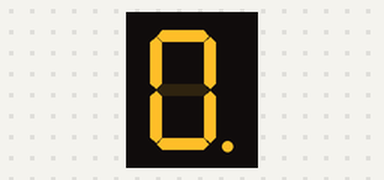
A sketch run on a simulated Arduino Uno, built with avr-gcc and run on an emulated ATmega328P. On the bench: 1-digit seven-segment display. Wiring (inferred from the names in the program): 1-digit 7-segment display, segments lit when LOW: segments pin 2, pin 1, pin 6, pin 7, pin 8, pin 3, pin 4, pin 5. The segment pins are drawn as the display they are named for.

Above: at 0.28 s.
At 2.31 s:
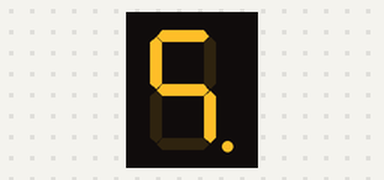
At 7.66 s:
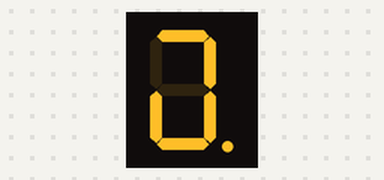
At 18.27 s:
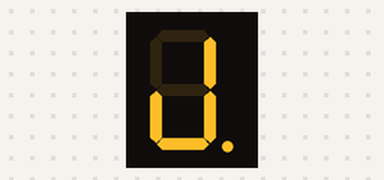
At 28.01 s:
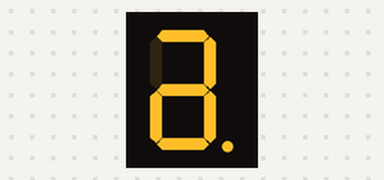
At 38.15 s:
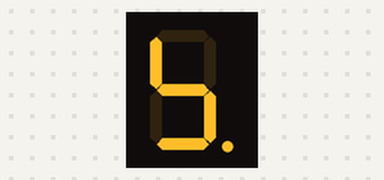

The sketch:

display_de_7_segmentos1.ino
```cpp
byte B = 1;
byte A = 2;
byte F = 3;
byte G = 4;
byte DP = 5;
byte C = 6;
byte D = 7;
byte E = 8;

byte t = 1000;

void setup()
{
  pinMode(B, OUTPUT);
  pinMode(A, OUTPUT);
  pinMode(F, OUTPUT);
  pinMode(G, OUTPUT);
  pinMode(DP, OUTPUT);
  pinMode(C, OUTPUT);
  pinMode(D, OUTPUT);
  pinMode(E, OUTPUT);

  digitalWrite(DP, LOW);
}

void loop()
{
  cero();
  delay(t);

  uno();
  delay(t);

  dos();
  delay(t);

  tres();
  delay(t);

  cuatro();
  delay(t);

  cinco();
  delay(t);

  seis();
  delay(t);

  siete();
  delay(t);

  ocho();
  delay(t);

  nueve();
  delay(t);
}

void cero(){
  digitalWrite(B, LOW);
  delay(30);
  digitalWrite(A, LOW);
  delay(30);
  digitalWrite(F, LOW);
  delay(30);
  digitalWrite(G, HIGH);
  delay(30);
  digitalWrite(C, LOW);
  delay(30);
  digitalWrite(D, LOW);
  delay(30);
  digitalWrite(E, LOW);
  delay(30);
}

void uno(){
  digitalWrite(B, LOW);
  delay(30);
  digitalWrite(A, HIGH);
  delay(30);
  digitalWrite(F, HIGH);
  delay(30);
  digitalWrite(G, HIGH);
  delay(30);
  digitalWrite(C, LOW);
  delay(30);
  digitalWrite(D, HIGH);
  delay(30);
  digitalWrite(E, HIGH);
  delay(30);
}

void dos(){
  digitalWrite(B, LOW);
  delay(30);
  digitalWrite(A, LOW);
  delay(30);
  digitalWrite(F, HIGH);
  delay(30);
  digitalWrite(G, LOW);
  delay(30);
  digitalWrite(C, HIGH);
  delay(30);
  digitalWrite(D, LOW);
  delay(30);
  digitalWrite(E, LOW);
  delay(30);
}

void tres(){
  digitalWrite(B, LOW);
  delay(30);
  digitalWrite(A, LOW);
  delay(30);
  digitalWrite(F, HIGH);
  delay(30);
  digitalWrite(G, LOW);
  delay(30);
  digitalWrite(C, LOW);
  delay(30);
  digitalWrite(D, LOW);
  delay(30);
  digitalWrite(E, HIGH);
  delay(30);
}

void cuatro(){
  digitalWrite(B, LOW);
  delay(30);
  digitalWrite(A, HIGH);
  delay(30);
  digitalWrite(F, LOW);
  delay(30);
  digitalWrite(G, LOW);
  delay(30);
  digitalWrite(C, LOW);
  delay(30);
  digitalWrite(D, HIGH);
  delay(30);
  digitalWrite(E, HIGH);
  delay(30);
}

void cinco(){
  digitalWrite(B, HIGH);
  delay(30);
  digitalWrite(A, LOW);
  delay(30);
  digitalWrite(F, LOW);
  delay(30);
  digitalWrite(G, LOW);
  delay(30);
  digitalWrite(C, LOW);
  delay(30);
  digitalWrite(D, LOW);
  delay(30);
  digitalWrite(E, HIGH);
  delay(30);
}

void seis(){
  digitalWrite(B, HIGH);
  delay(30);
  digitalWrite(A, HIGH);
  delay(30);
  digitalWrite(F, LOW);
  delay(30);
  digitalWrite(G, LOW);
  delay(30);
  digitalWrite(C, LOW);
  delay(30);
  digitalWrite(D, LOW);
  delay(30);
  digitalWrite(E, LOW);
  delay(30);
}

void siete(){
  digitalWrite(B, LOW);
  delay(30);
  digitalWrite(A, LOW);
  delay(30);
  digitalWrite(F, HIGH);
  delay(30);
  digitalWrite(G, HIGH);
  delay(30);
  digitalWrite(C, LOW);
  delay(30);
  digitalWrite(D, HIGH);
  delay(30);
  digitalWrite(E, HIGH);
  delay(30);
}

void ocho(){
  digitalWrite(B, LOW);
  delay(30);
  digitalWrite(A, LOW);
  delay(30);
  digitalWrite(F, LOW);
  delay(30);
  digitalWrite(G, LOW);
  delay(30);
  digitalWrite(C, LOW);
  delay(30);
  digitalWrite(D, LOW);
  delay(30);
  digitalWrite(E, LOW);
  delay(30);
}

void nueve(){
  digitalWrite(B, LOW);
  delay(30);
  digitalWrite(A, LOW);
  delay(30);
  digitalWrite(F, LOW);
  delay(30);
  digitalWrite(G, LOW);
  delay(30);
  digitalWrite(C, LOW);
  delay(30);
  digitalWrite(D, HIGH);
  delay(30);
  digitalWrite(E, HIGH);
  delay(30);
}
```
